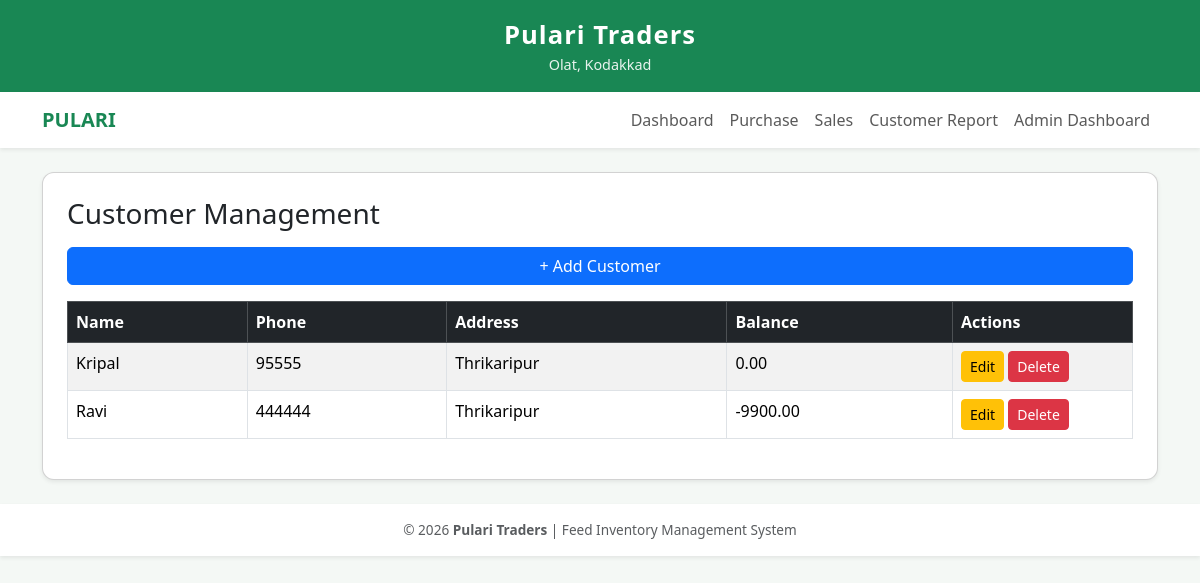
The page /customers/ (signed in) on the database its author committed.
### inventory/models.py (models this page shows, shortened)
class Customer(models.Model):
    name = models.CharField(max_length=100)
    phone_number = models.CharField(max_length=15)
    address = models.TextField()
    balance = models.DecimalField(
        max_digits=10,
        decimal_places=2,
        default=0
    )

### inventory/views.py (the view)
# urls.py: path('customers/', views.customer_list, name='customer_list'),
@login_required
def customer_list(request):
    customers = Customer.objects.all().order_by('-id')
    return render(request, 'customer_list.html', {'customers': customers})

### inventory/Templates/customer_list.html
{% extends 'base.html' %}
{% block content %}
<h3 class="mb-3">Customer Management</h3>
<a href="{% url 'add_customer' %}" class="btn btn-primary mb-3">
    + Add Customer
</a>
<table class="table table-bordered table-striped">
    <thead class="table-dark">
        <tr>
            <th>Name</th>
            <th>Phone</th>
            <th>Address</th>
            <th>Balance</th>
            <th width="180">Actions</th>
        </tr>
    </thead>
    <tbody>
        {% for customer in customers %}
        <tr>
            <td>{{ customer.name }}</td>
            <td>{{ customer.phone_number }}</td>
            <td>{{ customer.address }}</td>
            <td>{{ customer.balance }}</td>
            <td>
                <a href="{% url 'update_customer' customer.id %}"
   class="btn btn-warning btn-sm">Edit</a>
                <a href="{% url 'delete_customer' customer.id %}"
                   class="btn btn-danger btn-sm">Delete</a>
            </td>
        </tr>
        {% endfor %}
    </tbody>
</table>
{% endblock %}

### inventory/Templates/base.html (style rules this page uses)
body { background-color: #f4f8f5; }

### rows shown on the page
Customer: name "Kripal", phone_number "95555", address "Thrikaripur", balance "0.00"
Customer: name "Ravi", phone_number "444444", address "Thrikaripur", balance "-9900.00"
